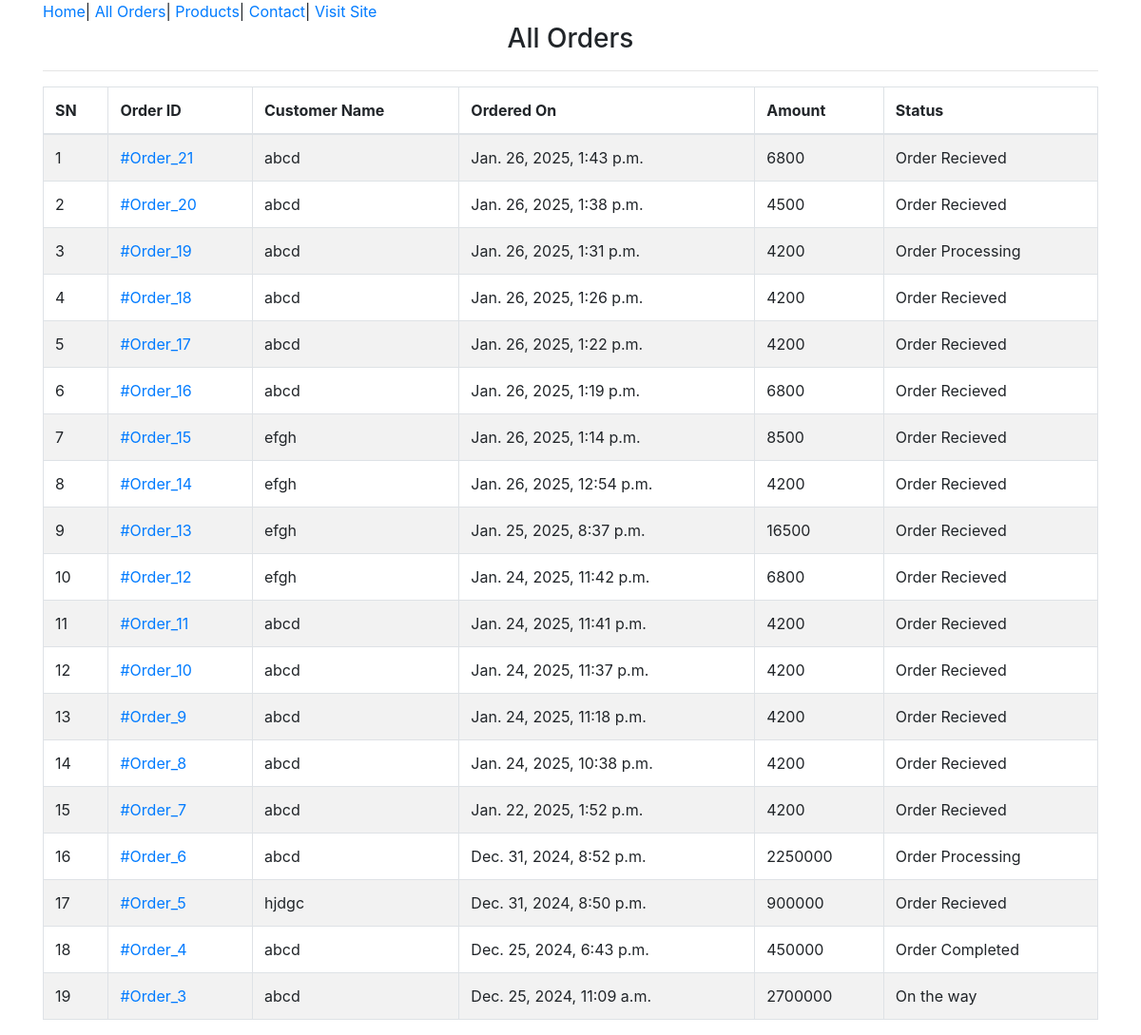
The app's page /admin-all-orders/ (signed in) with its own data.
### ecomapp/models.py (models this page shows, shortened)
class Order(models.Model):
    cart = models.OneToOneField(Cart, on_delete=models.CASCADE)
    ordered_by = models.CharField(max_length=200)
    shipping_address = models.CharField(max_length=200)
    mobile = models.CharField(max_length=10)
    email = models.EmailField(null=True, blank=True)
    subtotal = models.PositiveIntegerField()
    discount = models.PositiveIntegerField()
    total = models.PositiveIntegerField()
    order_status = models.CharField(max_length=50, choices=ORDER_STATUS)
    created_at = models.DateTimeField(auto_now_add=True)
    payment_method = models.CharField(max_length=20, choices=METHOD, default="Cash on Delivery")
    payment_completed = models.BooleanField(default=False, null=True, blank=True)

### ecomapp/views.py (the view)
# urls.py: path("admin-all-orders/",AdminOrderListView.as_view(),name="adminorderlist"),
class AdminOrderListView(AdminRequiredMixin,ListView):
    template_name="adminpages/adminorderlist.html"
    queryset=Order.objects.all().order_by("-id")
    context_object_name="allorders"
    def get_context_data(self, **kwargs):
        context=super().get_context_data(**kwargs)
        context['allorders']=Order.objects.all().order_by("-id")
        return context

### ecomapp/views.py (called while the page is built)
    def dispatch(self, request, *args, **kwargs):
        if request.user.is_authenticated and request.session.get("admin_logged_in"):
            return super().dispatch(request, *args, **kwargs)
        else:
            return redirect("/admin-login/")

### templates/adminpages/adminorderlist.html (shortened to what this page needs)
{% extends 'adminpages/adminbase.html' %}
{% block content %}
    <div class="container">
        <div class="row">
            <div class="col-md-12">
                <h3 class="text-center">All Orders</h3><hr>
                <table class="table table-bordered table-striped">
                    <thead>
                        <tr>
                            <th>SN</th>
                            <th>Order ID</th>
                            <th>Customer Name</th>
                            <th>Ordered On</th>
                            <th>Amount</th>
                            <th>Status</th>
                        </tr>
                    </thead>
                    <tbody>
                        {% for order in allorders %}
                            <tr>
                                <td>{{ forloop.counter }}</td>
                                <td><a href="{% url 'ecomapp:adminorderdetail' order.id %}">#Order_{{ order.id }}</a></td>
                                <td>{{ order.ordered_by }}</td>
                                <td>{{ order.created_at }}</td>
                                <td>{{ order.total }}</td>
                                <td>{{ order.order_status }}</td>
                            </tr>
                        {% endfor %}
                    </tbody>
                </table>
            </div>
        </div>
    </div>
{% endblock %}

### records on screen
Order: id "21", ordered_by "abcd", created_at "Jan. 26, 2025, 1:43 p.m.", total "6800", order_status "Order Recieved"
Order: id "20", ordered_by "abcd", created_at "Jan. 26, 2025, 1:38 p.m.", total "4500", order_status "Order Recieved"
Order: id "19", ordered_by "abcd", created_at "Jan. 26, 2025, 1:31 p.m.", total "4200", order_status "Order Processing"
Order: id "18", ordered_by "abcd", created_at "Jan. 26, 2025, 1:26 p.m.", total "4200", order_status "Order Recieved"
Order: id "17", ordered_by "abcd", created_at "Jan. 26, 2025, 1:22 p.m.", total "4200", order_status "Order Recieved"
Order: id "16", ordered_by "abcd", created_at "Jan. 26, 2025, 1:19 p.m.", total "6800", order_status "Order Recieved"
Order: id "15", ordered_by "efgh", created_at "Jan. 26, 2025, 1:14 p.m.", total "8500", order_status "Order Recieved"
Order: id "14", ordered_by "efgh", created_at "Jan. 26, 2025, 12:54 p.m.", total "4200", order_status "Order Recieved"
Order: id "13", ordered_by "efgh", created_at "Jan. 25, 2025, 8:37 p.m.", total "16500", order_status "Order Recieved"
Order: id "12", ordered_by "efgh", created_at "Jan. 24, 2025, 11:42 p.m.", total "6800", order_status "Order Recieved"
Order: id "11", ordered_by "abcd", created_at "Jan. 24, 2025, 11:41 p.m.", total "4200", order_status "Order Recieved"
Order: id "10", ordered_by "abcd", created_at "Jan. 24, 2025, 11:37 p.m.", total "4200", order_status "Order Recieved"
Order: id "9", ordered_by "abcd", created_at "Jan. 24, 2025, 11:18 p.m.", total "4200", order_status "Order Recieved"
Order: id "8", ordered_by "abcd", created_at "Jan. 24, 2025, 10:38 p.m.", total "4200", order_status "Order Recieved"
Order: id "7", ordered_by "abcd", created_at "Jan. 22, 2025, 1:52 p.m.", total "4200", order_status "Order Recieved"
Order: id "6", ordered_by "abcd", created_at "Dec. 31, 2024, 8:52 p.m.", total "2250000", order_status "Order Processing"
Order: id "5", ordered_by "hjdgc", created_at "Dec. 31, 2024, 8:50 p.m.", total "900000", order_status "Order Recieved"
Order: id "4", ordered_by "abcd", created_at "Dec. 25, 2024, 6:43 p.m.", total "450000", order_status "Order Completed"
Order: id "3", ordered_by "abcd", created_at "Dec. 25, 2024, 11:09 a.m.", total "2700000", order_status "On the way"
